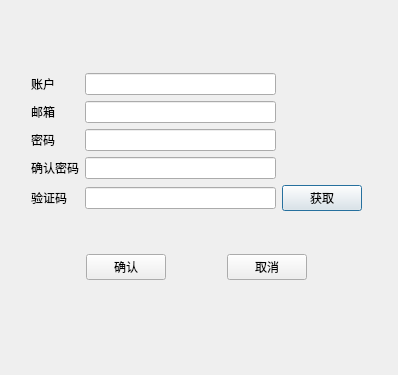
<?xml version="1.0" encoding="UTF-8"?>
<ui version="4.0">
 <class>RegisterDlg</class>
 <widget class="QDialog" name="RegisterDlg">
  <property name="geometry">
   <rect>
    <x>0</x>
    <y>0</y>
    <width>398</width>
    <height>375</height>
   </rect>
  </property>
  <property name="windowTitle">
   <string>注册</string>
  </property>
  <layout class="QVBoxLayout" name="verticalLayout_2">
   <item>
    <layout class="QVBoxLayout" name="verticalLayout">
     <item>
      <widget class="QWidget" name="widget_2" native="true">
       <property name="minimumSize">
        <size>
         <width>0</width>
         <height>40</height>
        </size>
       </property>
       <layout class="QVBoxLayout" name="verticalLayout_4">
        <item>
         <widget class="QLabel" name="err_tip_lbl">
          <property name="text">
           <string/>
          </property>
          <property name="alignment">
           <set>Qt::AlignCenter</set>
          </property>
         </widget>
        </item>
       </layout>
      </widget>
     </item>
     <item>
      <widget class="QStackedWidget" name="stackedWidget">
       <widget class="QWidget" name="page_1">
        <widget class="QWidget" name="layoutWidget">
         <property name="geometry">
          <rect>
           <x>20</x>
           <y>10</y>
           <width>331</width>
           <height>251</height>
          </rect>
         </property>
         <layout class="QVBoxLayout" name="verticalLayout_3">
          <item>
           <layout class="QGridLayout" name="gridLayout">
            <item row="2" column="1">
             <widget class="QLineEdit" name="email_edit"/>
            </item>
            <item row="3" column="0">
             <widget class="QLabel" name="pwd_lbl">
              <property name="text">
               <string>密码</string>
              </property>
             </widget>
            </item>
            <item row="1" column="1">
             <widget class="QLineEdit" name="usr_edit"/>
            </item>
            <item row="4" column="0">
             <widget class="QLabel" name="confirm_pwd_lbl">
              <property name="text">
               <string>确认密码</string>
              </property>
             </widget>
            </item>
            <item row="5" column="0">
             <widget class="QLabel" name="vertify_lbl">
              <property name="text">
               <string>验证码</string>
              </property>
             </widget>
            </item>
            <item row="5" column="2">
             <widget class="QPushButton" name="get_vetrify_btn">
              <property name="text">
               <string>获取</string>
              </property>
             </widget>
            </item>
            <item row="5" column="1">
             <widget class="QLineEdit" name="vertify_edit"/>
            </item>
            <item row="3" column="1">
             <widget class="QLineEdit" name="pwd_edit"/>
            </item>
            <item row="4" column="1">
             <widget class="QLineEdit" name="confirm_pwd_edit"/>
            </item>
            <item row="2" column="0">
             <widget class="QLabel" name="email_lbl">
              <property name="text">
               <string>邮箱</string>
              </property>
             </widget>
            </item>
            <item row="1" column="0">
             <widget class="QLabel" name="usr_lbl">
              <property name="text">
               <string>账户</string>
              </property>
             </widget>
            </item>
            <item row="0" column="1">
             <widget class="QWidget" name="widget" native="true"/>
            </item>
           </layout>
          </item>
          <item>
           <spacer name="verticalSpacer">
            <property name="orientation">
             <enum>Qt::Vertical</enum>
            </property>
            <property name="sizeHint" stdset="0">
             <size>
              <width>20</width>
              <height>40</height>
             </size>
            </property>
           </spacer>
          </item>
          <item>
           <layout class="QHBoxLayout" name="horizontalLayout">
            <item>
             <spacer name="horizontalSpacer_2">
              <property name="orientation">
               <enum>Qt::Horizontal</enum>
              </property>
              <property name="sizeHint" stdset="0">
               <size>
                <width>40</width>
                <height>20</height>
               </size>
              </property>
             </spacer>
            </item>
            <item>
             <widget class="QPushButton" name="confirm_btn">
              <property name="text">
               <string>确认</string>
              </property>
             </widget>
            </item>
            <item>
             <spacer name="horizontalSpacer">
              <property name="orientation">
               <enum>Qt::Horizontal</enum>
              </property>
              <property name="sizeHint" stdset="0">
               <size>
                <width>40</width>
                <height>20</height>
               </size>
              </property>
             </spacer>
            </item>
            <item>
             <widget class="QPushButton" name="cancel_btn">
              <property name="text">
               <string>取消</string>
              </property>
             </widget>
            </item>
            <item>
             <spacer name="horizontalSpacer_3">
              <property name="orientation">
               <enum>Qt::Horizontal</enum>
              </property>
              <property name="sizeHint" stdset="0">
               <size>
                <width>40</width>
                <height>20</height>
               </size>
              </property>
             </spacer>
            </item>
           </layout>
          </item>
          <item>
           <spacer name="verticalSpacer_2">
            <property name="orientation">
             <enum>Qt::Vertical</enum>
            </property>
            <property name="sizeHint" stdset="0">
             <size>
              <width>20</width>
              <height>40</height>
             </size>
            </property>
           </spacer>
          </item>
         </layout>
        </widget>
       </widget>
       <widget class="QWidget" name="page_2"/>
      </widget>
     </item>
    </layout>
   </item>
  </layout>
 </widget>
 <resources/>
 <connections/>
</ui>
